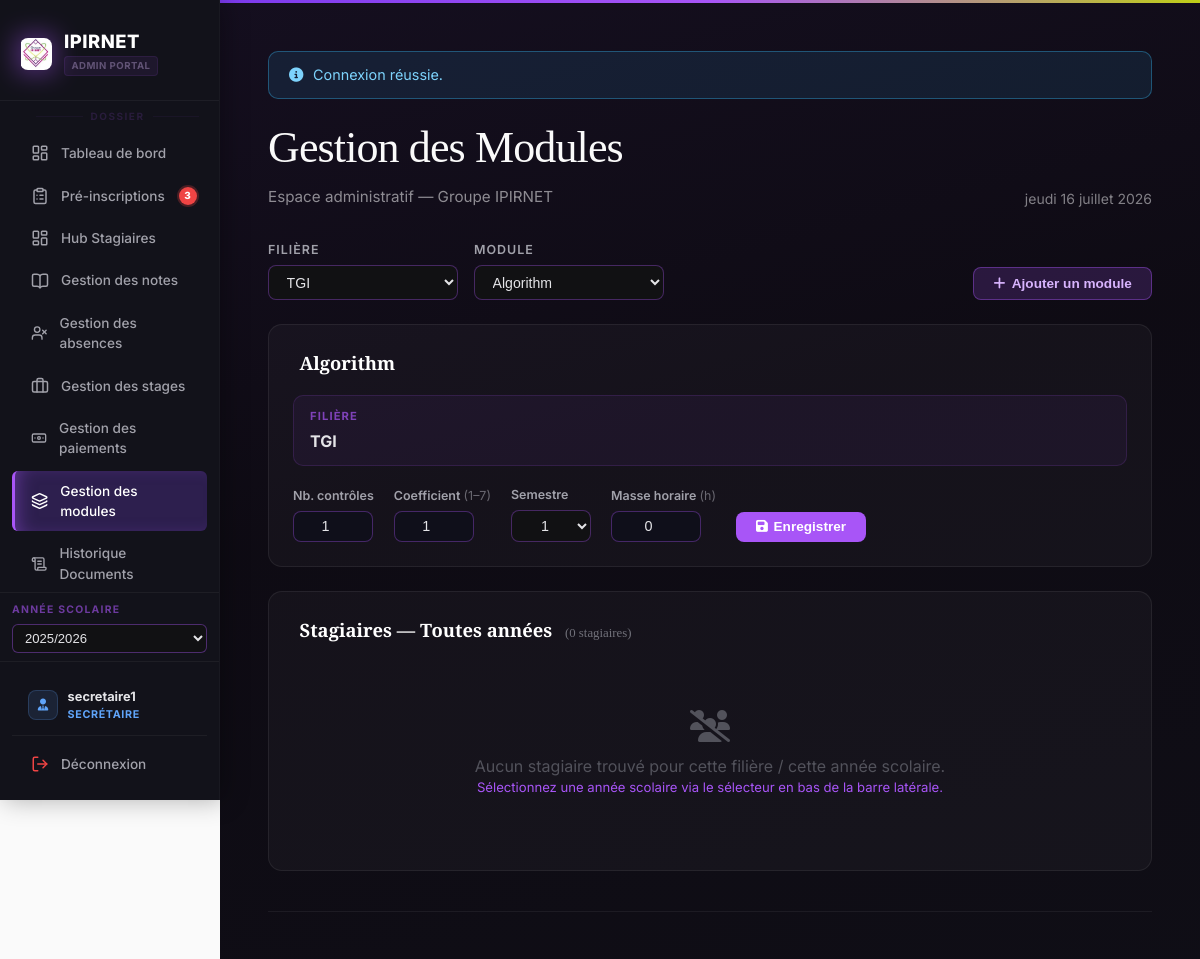
Before: /gestion_des_stagiaires/gestion_modules.php (signed in) with the older database file.
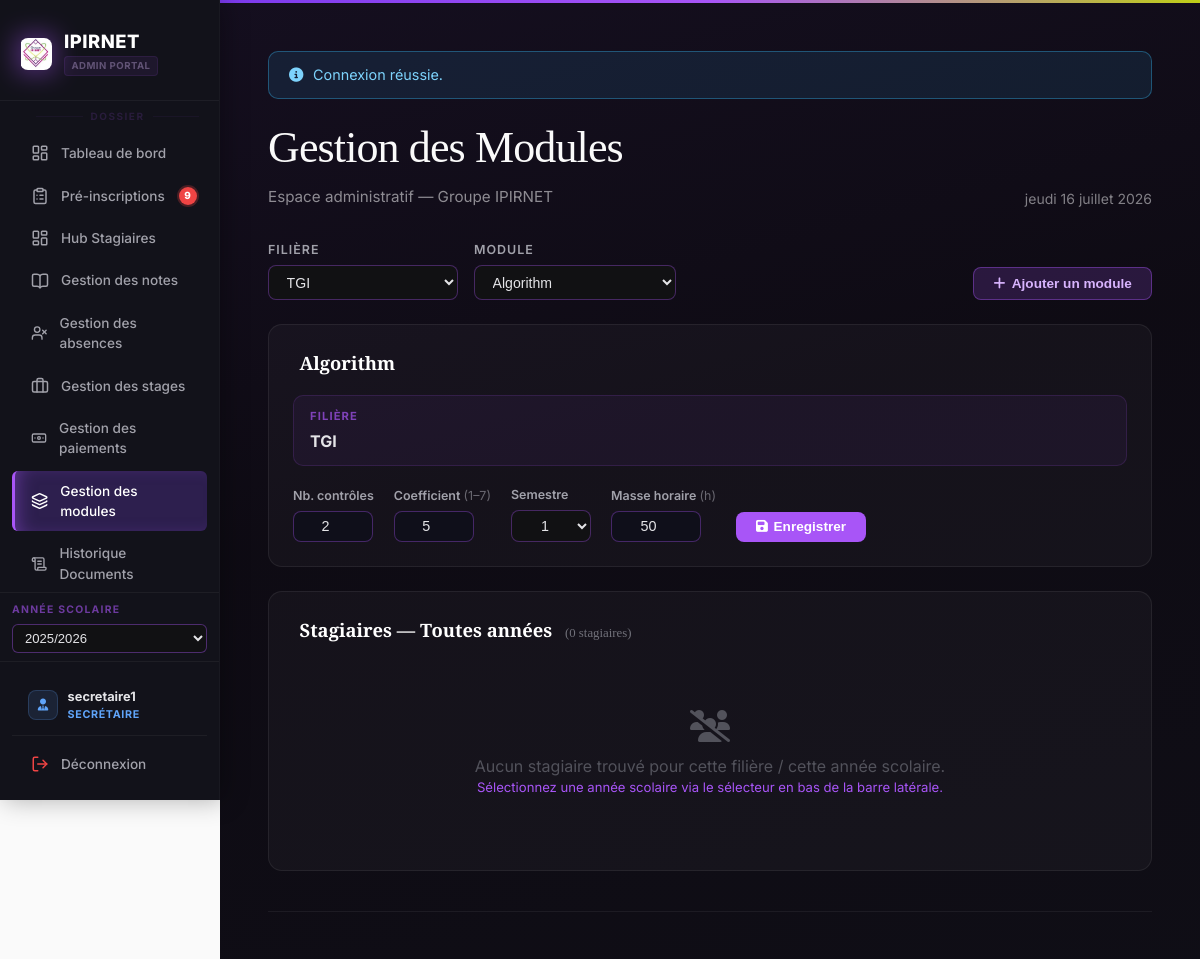
After: the same page with the newer database file.
### tables this page shows
CREATE TABLE `modules` (
  `id_module` int(10) UNSIGNED NOT NULL,
  `nom_module` varchar(255) NOT NULL,
  `masse_horaire` smallint(5) UNSIGNED DEFAULT NULL,
  `semestre` tinyint(3) UNSIGNED DEFAULT NULL,
  `id_filiere` int(10) UNSIGNED NOT NULL,
  `coefficient` int(11) DEFAULT 1,
  `nb_controles` tinyint(3) UNSIGNED NOT NULL DEFAULT 1 COMMENT 'Nombre de contrôles continus pour ce module'
);

CREATE TABLE `filieres` (
  `id_filiere` int(10) UNSIGNED NOT NULL,
  `nom_filiere` varchar(255) NOT NULL,
  `niveau` varchar(128) DEFAULT NULL
);

### gestion_des_stagiaires/includes/helpers.php (called while the page is built, shortened)
<?php
function gds_fix_text(string $texte): string
{
    $texte = str_replace("\u{FFFD}", '?', $texte);
    $corrections = [
        "é" => "é",
        "è" => "è",
        "ê" => "ê",
        "ë" => "ë",
        "Sp?cialis?e"        => "Spécialisée",
        "sp?cialis?e"        => "spécialisée",
        "Sp?cialis?"         => "Spécialisé",
        "sp?cialis?"         => "spécialisé",
        "Sp?cialis"          => "Spécialis",
        "sp?cialis"          => "spécialis",
        "T?l?communication"  => "Télécommunication",
        "t?l?communication"  => "télécommunication",
        "T?l?phone"          => "Téléphone",
        "t?l?phone"          => "téléphone",
        "D?veloppement"      => "Développement",
        "d?veloppement"      => "développement",
        "D?velopper"         => "Développer",
        "d?velopper"         => "développer",
        "S?curit?"           => "Sécurité",
        "s?curit?"           => "sécurité",
        "?l?ves"             => "élèves",
        "?l?ve"              => "élève",
        "?tablissement"      => "établissement",
        "g?n?rale"           => "générale",
        "G?n?rale"           => "Générale",
        "g?n?ral"            => "général",
        "G?n?ral"            => "Général",
        "p?riode"            => "période",
        "P?riode"            => "Période",
        "g?n?ration"         => "génération",
        "G?n?ration"         => "Génération",
        "?veloppement"       => "éveloppement",
        "?velopper"          => "évelopper",
        "Donn?es"            => "Données",
        "donn?es"            => "données",
        "R?seau"             => "Réseau",
        "r?seau"             => "réseau",
        "Spécialis?e"        => "Spécialisée",
        "spécialis?e"        => "spécialisée",
        "Spécialis?"         => "Spécialisé",
        "spécialis?"         => "spécialisé",
        "stagi?re"           => "stagiaire",
        "?cole"              => "école",
        "P?dagogie"          => "Pédagogie",
        "p?dagogie"          => "pédagogie",
        "1?re"               => "1ère",
        "2?me"               => "2ème",
        "3?me"               => "3ème",
        "Ann?e"              => "Année",
        "ann?e"              => "année",
        "Â"                  => "",
    ];
    for ($passe = 0; $passe < 4; $passe++) {
        $resultat = strtr($texte, $corrections);
        if ($resultat === $texte) {
            break;
        }
        $texte = $resultat;
    }
    return $texte;
}
function h(string $texte): string
{
    return htmlspecialchars(gds_fix_text($texte), ENT_QUOTES | ENT_SUBSTITUTE, 'UTF-8');
}

### gestion_des_stagiaires/gestion_modules.php (the view, shortened to what the rows shown need)
<?php
  require __DIR__ . '/includes/bootstrap.php';
  $idFiliereSelecte = (int)($_GET['id_filiere'] ?? 0);
  $idModuleSelecte  = (int)($_GET['id_module']  ?? 0);
  $toutesFilières = $pdo->query('SELECT id_filiere, nom_filiere FROM filieres ORDER BY nom_filiere')->fetchAll();
  if ($idFiliereSelecte === 0 && !empty($toutesFilières)) {
      $idFiliereSelecte = (int)$toutesFilières[0]['id_filiere'];
  }
  $tousModules = [];
  if ($idFiliereSelecte > 0) {
      $reqModules = $pdo->prepare(
          'SELECT id_module, nom_module, semestre FROM modules WHERE id_filiere=? ORDER BY semestre, nom_module'
      );
      $reqModules->execute([$idFiliereSelecte]);
      $tousModules = $reqModules->fetchAll();
      if ($idModuleSelecte === 0 && !empty($tousModules)) {
          $idModuleSelecte = (int)$tousModules[0]['id_module'];
      }
  }
  $infoModule  = null;
  $nbControles = 0;
  if ($idModuleSelecte > 0) {
      $reqInfoModule = $pdo->prepare(
          'SELECT m.*, f.nom_filiere FROM modules m JOIN filieres f ON f.id_filiere=m.id_filiere WHERE m.id_module=?'
      );
      $reqInfoModule->execute([$idModuleSelecte]);
      $infoModule  = $reqInfoModule->fetch();
      $nbControles = $infoModule ? (int)($infoModule['nb_controles'] ?? 0) : 0;
  }
  $listeEtudiants   = [];
  $anneeScolaireGlobale = $_SESSION['global_annee_scolaire'] ?? '';
  require __DIR__ . '/includes/header.php';
  ?>
  <?php if ($infoModule): ?>
  <div class="mod-card">
      <h2><i data-lucide="layers" width="18" height="18" style="vertical-align:-3px;margin-right:.4rem;stroke:#a855f7;"></i><?= h($infoModule['nom_module']) ?></h2>
      <div class="mod-meta-grid">
          <div class="mod-meta-item">
              <div class="label">Filière</div>
              <div class="value"><?= h($infoModule['nom_filiere']) ?></div>
          </div>
      </div>
      <div class="mod-nb-form" style="flex-wrap:wrap;gap:1.25rem;align-items:flex-end;">
          <div style="display:flex;flex-direction:column;gap:.35rem;">
              <label style="font-size:.78rem;color:#a1a1aa;font-weight:600;">Nb. contrôles</label>
              <input type="number" id="nb-controles-input" class="mod-nb-input" min="0" max="10"
                     value="<?= h((string)$nbControles) ?>">
          </div>
          <div style="display:flex;flex-direction:column;gap:.35rem;">
              <label style="font-size:.78rem;color:#a1a1aa;font-weight:600;">Coefficient <span style="font-weight:400;opacity:.6;">(1–7)</span></label>
              <input type="number" id="mod-coefficient-input" class="mod-nb-input" min="1" max="7" step="0.5"
                     style="width:80px;" value="<?= h((string)($infoModule['coefficient'] ?? 1)) ?>">
          </div>
          <div style="display:flex;flex-direction:column;gap:.35rem;">
              <label style="font-size:.78rem;color:#a1a1aa;font-weight:600;">Semestre</label>
              <select id="mod-semestre-input" class="mod-nb-input" style="width:80px;padding:.35rem .5rem;cursor:pointer;">
                  <option value="1" <?= ($infoModule['semestre'] ?? 1) == 1 ? 'selected' : '' ?>>1</option>
              </select>
          </div>
          <div style="display:flex;flex-direction:column;gap:.35rem;">
              <label style="font-size:.78rem;color:#a1a1aa;font-weight:600;">Masse horaire <span style="font-weight:400;opacity:.6;">(h)</span></label>
              <input type="number" id="mod-masse-horaire-input" class="mod-nb-input" min="0" max="9999" step="0.5"
                     style="width:90px;" value="<?= h((string)($infoModule['masse_horaire'] ?? 0)) ?>">
          </div>
          <div style="display:flex;align-items:flex-end;gap:.65rem;">
              <button class="btn-save-nb" onclick="saveAllFields()" style="padding:.45rem 1.25rem;">
                  <i class="fa-solid fa-floppy-disk" style="margin-right:.35rem;"></i>Enregistrer
              </button>
          </div>
      </div>
  </div>
  <div class="mod-card">
      <h2 style="margin-bottom:1rem;">
          Stagiaires &mdash; <?= h($anneeScolaireGlobale !== '' ? $anneeScolaireGlobale : 'Toutes années') ?>
          <span style="font-size:.8rem;font-weight:500;color:#71717a;margin-left:.5rem;">(<?= count($listeEtudiants) ?> stagiaire<?= count($listeEtudiants) !== 1 ? 's' : '' ?>)</span>
      </h2>
      <?php if (!empty($listeEtudiants)): ?>
      <div class="stag-table-wrap">
          <table class="stag-table">
              <thead>
                  <tr>
                      <th>#</th>
                      <th>Nom &amp; Prénom</th>
                      <th>Classe</th>
                      <?php if ($nbControles > 0): ?>
                      <th id="ctrl-th" title="Moyenne de <?= $nbControles ?> contrôle(s) saisis">
                          Moy. Contrôles
                          <span style="font-weight:400;opacity:.6;">(sur <span id="ctrl-col-count"><?= $nbControles ?></span>)</span>
                      </th>
                      <?php endif; ?>
                      <th>Théorique</th>
                      <th>Pratique</th>
                      <th></th>
                  </tr>
              </thead>
              <tbody>
                  <?php foreach ($listeEtudiants as $idx => $etudiant):
                      $moyControles  = $etudiant['moy_controles'];
                      $noteTheorique = $etudiant['theorique'];
                      $notePratique  = $etudiant['pratique'];
                      $nbSaisies     = $etudiant['nb_saisies'];
                      $cssCtrl  = classeNoteBadge($moyControles);
                      $cssTheo  = classeNoteBadge($noteTheorique);
                      $cssPrat  = classeNoteBadge($notePratique);
                  ?>
                  <tr>
                      <td style="color:#52525b;font-size:.78rem;"><?= $idx + 1 ?></td>
                      <td>
                          <div style="font-weight:600;color:#e4e4e7;"><?= h($etudiant['nom'] . ' ' . $etudiant['prenom']) ?></div>
                          <div style="font-size:.75rem;color:#71717a;"><?= h($etudiant['num_inscri'] ?? '') ?></div>
                      </td>
                      <td>
                          <span style="font-size:.8rem;background:rgba(168,85,247,.1);color:#d8b4fe;padding:.15rem .55rem;border-radius:6px;">
                              <?= h($etudiant['nom_classe']) ?>
                          </span>
                      </td>
                      <?php if ($nbControles > 0): ?>
                      <td data-ctrl-td>
                          <span class="badge-note <?= $cssCtrl ?>">
                              <?= $moyControles !== null ? h(number_format($moyControles, 2)) : '—' ?>
                          </span>
                          <?php if ($moyControles !== null && $nbSaisies < $nbControles): ?>
                          <span data-nb-saisies="<?= $nbSaisies ?>"
                                style="font-size:.7rem;color:#f59e0b;margin-left:.35rem;"
                                title="<?= $nbSaisies ?>/<?= $nbControles ?> contrôles saisis">⚠</span>
                          <?php endif; ?>
                      </td>
                      <?php endif; ?>
                      <td><span class="badge-note <?= $cssTheo ?>"><?= $noteTheorique !== null ? h(number_format($noteTheorique, 2)) : '—' ?></span></td>
                      <td><span class="badge-note <?= $cssPrat ?>"><?= $notePratique !== null ? h(number_format($notePratique, 2)) : '—' ?></span></td>
                      <td>
                          <a href="stagiaires.php?id=<?= (int)$etudiant['id_stagiaire'] ?>" class="link-hub">
                              <i class="fa-solid fa-arrow-up-right-from-square" style="font-size:.75rem;margin-right:.3rem;"></i>Hub
                          </a>
                      </td>
                  </tr>
                  <?php endforeach; ?>
              </tbody>
          </table>
      </div>
      <?php else: ?>
      <div class="empty-state">
          <i class="fa-solid fa-users-slash"></i>
          <p>Aucun stagiaire trouvé pour cette filière / cette année scolaire.</p>
          <?php if ($anneeScolaireGlobale === ''): ?>
          <p style="font-size:.82rem;color:#a855f7;">Sélectionnez une année scolaire via le sélecteur en bas de la barre latérale.</p>
          <?php endif; ?>
      </div>
      <?php endif; ?>
  </div>
  <?php elseif ($idFiliereSelecte > 0 && empty($tousModules)): ?>
  <div class="mod-card"><div class="empty-state"><i class="fa-solid fa-box-open"></i><p>Aucun module trouvé pour cette filière.</p></div></div>
  <?php else: ?>
  <div class="mod-card"><div class="empty-state"><i class="fa-solid fa-hand-pointer"></i><p>Sélectionnez une filière pour commencer.</p></div></div>
  <?php endif; ?>
  <?php require __DIR__ . '/includes/footer.php'; ?>

Changed rows visible on the page:
changed modules "Algorithm": nb_controles "1" → "2"; coefficient "1" → "5"; masse_horaire "0" → "50"
Other visible differences:
$notifDots['demandes']: "3" → "9"
